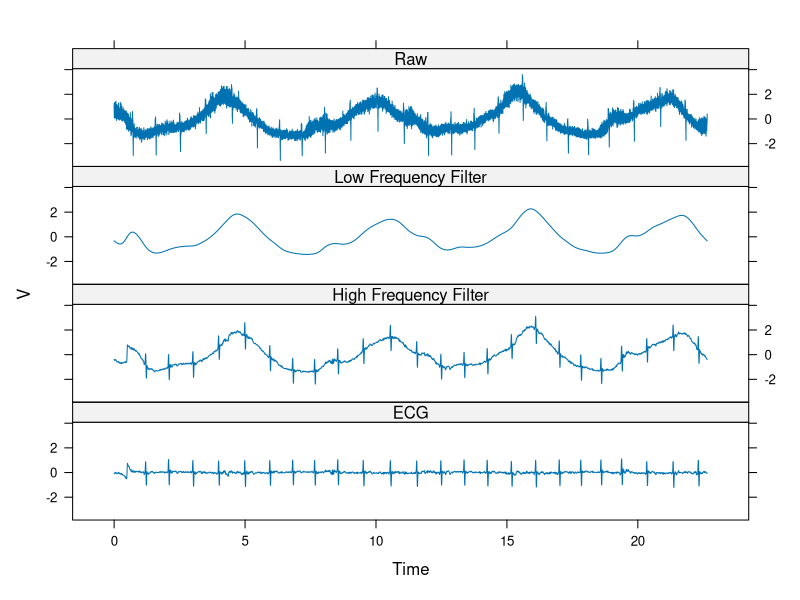

The R script that drew this image:
# Set the Working Directory
WORKINGDIRECTORY = "/Users/rodrigobuhler/Developments/theR.buhler.ECGbiostatmat/"
if (file.exists(WORKINGDIRECTORY)){
  setwd(WORKINGDIRECTORY)
}

# My contribution

#This file contains R code to read the ecg.csv
#file from my website, perform some digital
#signal processing, and produce a nice plot
#of the raw and filtered signals. This script
#may be run from R with the follwing command
#source("http://biostatmatt.com/R/ecg.R")

#Transform the real and imaginary portions of the 
#FFT into magnitude and phase. The argument
#ff should be the output of the fft function
amplitude <- function( x ) { sqrt(Re(x)^2+Im(x)^2) }
phase     <- function( x ) { atan(Im(x)/Re(x)) }

#sinc function of frequency f
sinc      <- function( x, f ) { ifelse(x==0, 2*pi*f, sin(2*pi*f*x)/x) }

#Blackman window from 0..m
Blackman  <- function( m ) { 0.42-0.5*cos(2*pi*(0:m)/m)+0.08*cos(4*pi*(0:m)/m) }

#Hamming window from 0..m
Hamming   <- function( m ) { 0.54-0.46*cos(2*pi*(0:m)/m) }

#simple low pass filter
#y - vector to filter
#t - time interval between measurements (s)
#f - low pass frequency (Hz)
lpf <- function( y, t, f ) {
  rc <- 1 / ( 2 * pi * f )
  a  <- t / ( t + rc )
  n  <- length( y )
  yf <- y
  for( i in 2:length(y) ) {
    yf[i] <- a * y[i] + (1-a) * yf[i-1]
  }
  return( yf )
}  

#windowed sinc low pass filter
#y - vector to filter
#t - time interval between measurements (s)
#f - low pass frequency (Hz)
wlpf <- function( y, t, f ) {
  m  <- min(floor(length(y)/2), 500)
  #generate the sinc kernel
  rk <- sinc(-m:m, f*t)  
  #apply the Blackman window
  bk <- Blackman(2*m) * rk
  #pad the filter with zeros
  k  <- c(bk, rep(0,length(y)-length(bk)))
  #convolve y with the filter kernel
  fy  <- fft(fft(k)*fft(y), inverse=TRUE)
  return(Re(fy))
}

dat  <- scan("ecg.csv")
dat  <- ( dat - mean(dat) ) / sd(dat)

#filter high frequency noise
fdat <- wlpf(dat, 1/1000, 30)
fdat <- (fdat-mean(fdat))/sd(fdat)

#isolate respiration bias
rdat <- wlpf(dat, 1/1000, 1)
rdat <- (rdat-mean(rdat))/sd(rdat)

#subtract respiration bias from ecg signal
edat <- fdat - rdat

require(lattice)
xplot <- rep((0:(length(dat)-1))/1000,4)
yplot <- c(dat, fdat, rdat, edat)
gplot <- c(rep("Raw",length(dat)),
           rep("High Frequency Filter",length(dat)),
           rep("Low Frequency Filter",length(dat)),
           rep("ECG",length(dat)))
tp <- xyplot(yplot~xplot|gplot,type="l",layout=c(1,4), xlab="Time", ylab="V")

#uncomment the following to save an image
#trellis.device(png, file="ecgfilter.png", height=750, width=750)
print(tp)
#dev.off()